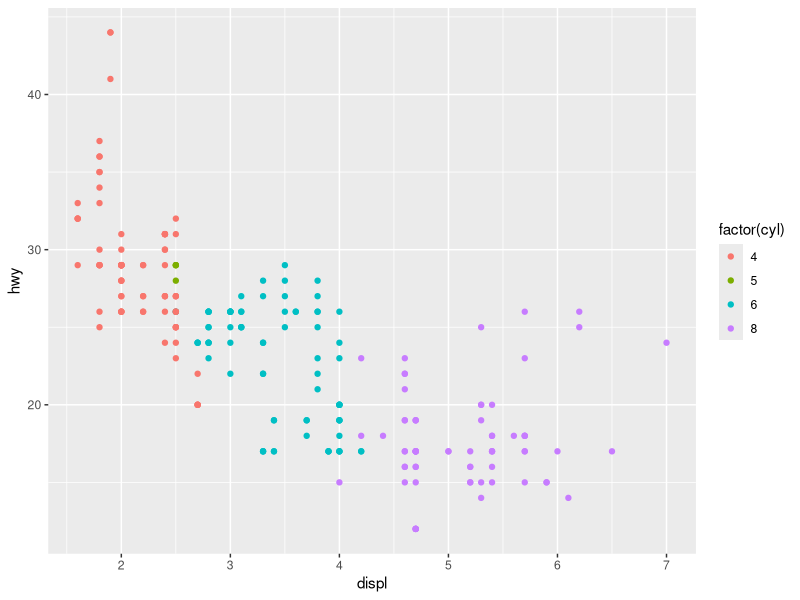
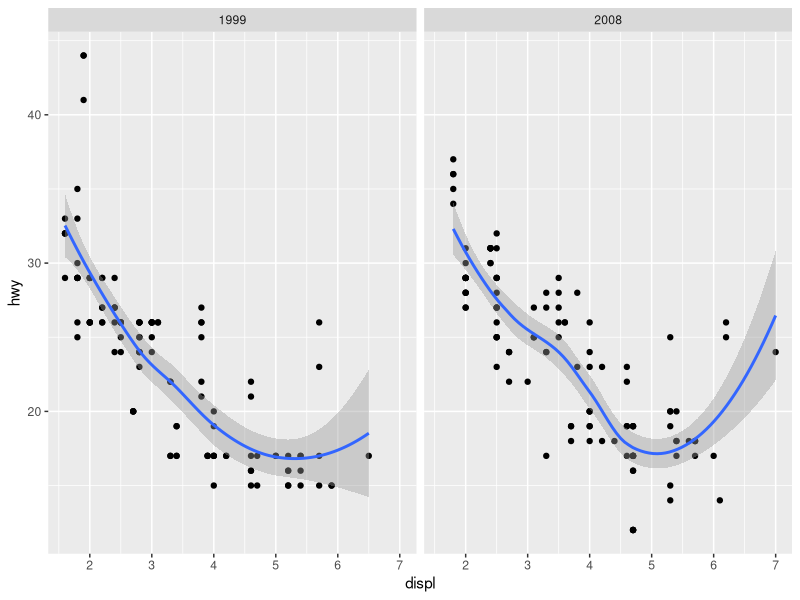

Write the R code that produced these figures, in order.
##############################################################################
# 3. Mastering the Grammar
##############################################################################

require(ggplot2)
data(mpg)

# How are engine size and fuel economy related?
# Do certain manufacturers care more about economy than others?
# Has fuel economy improved in the last ten years?

##############################################################################
# 3.3 Building a Scatterplot
##############################################################################

qplot(displ, hwy, data = mpg, colour = factor(cyl))

# Mapping aesthetics to data
# What is a scatterplot? It represents each observation as a point, positioned
# according to the value of two variables. Each point also has a size, colour,
# and a shape. These attributes are called aesthetics, and are the properties
# that can be perceived on the graphic. 
# Each aesthetic can be mapped to a variable, or set to a constant value. 
# In the above plot, displ is mapped to horizontal position, hwy to a vertical
# position and cyl to colour. Size and shape are not mapped to variables, but
# remain at their (constant) defaults. 

# Points, lines, and bars are all examples of geometric objects, or geoms. Geoms
# determine the 'type' of plot. Plots that use a single geom are often given a
# special name like:

# Named Plots               Geom                 Other Features
# --------------            -----------------    ------------------------
# scatterplot               point
# bubbleplot                point                size mapped to variable
# barchart                  bar            
# box-and-whisker           boxplot
# line chart                line 

# Scaling
# Process of converting units (like mpg, cms, $, etc) to physical units like
# pixels and colors.
# In the above example, we have three aesthetics that need to be scaled:
# horizontal position(x)
# vertical position(y)
# colour

# scaling uses the default linear scales
# many ways to scale colour, but in this example and by default, the factor
# levels of cyl are mapped to evenly spaced values on the color wheel.

# Finally, we need to render this data to create the graphical objects that are
# displayed on the screen. To create a complete plot we need to combine
# graphical objects from three sources: 
# 1. the data, represented by the point geom
# 2. the scales and the coordinate system. 
# 3. the plot annotations, such as the background and plot title

##############################################################################
# 3.4 A More Complex Plot
##############################################################################
# let's add more components
# facets, multiple layers, and statistics
# The facets and layers expand the data structure described above
# Each facet panel in each layer has its own dataset
qplot(displ, hwy, data = mpg, facets = . ~ year) + geom_smooth()
# The smooth layer is different to the point layer because it doesn't display
# the raw data, but instead displays a statistical transformation of the data.
# Specifically, the smooth layers fits a smooth line through the middle of the
# data. This requries an additional step in the process described above: after
# mapping the data to aethetics, the data is passed to a statistical
# transformation, or stat, which manipulates the data in some useful way. In
# this example, the stat fits the data to a loess smoother, and then returns
# predictions from evenly spaced points within the range of the data. 
# Other useful stats include 1d and 2d binning, group means, quantile regression,
# and contouring

# Scale transformation occurs before stats transformation so that stats are
# computed on the scale-transformed data. This ensures that a plot of log(x) vs.
# log(y) on linear scales looks the same as x vs. y on log scales. 
# Other transformations: taking square roots, logarithms, and reciprocals. 

# Together, the data, mappings, stat, geom and position adjustment form a layer.
# A plot may have multiple layers, as in the example where we overlaid a 
# smoothed line on a scatter plot.

# all together, the layered grammer defines a plot as the combination of:
# 1. A default dataset and a set of mappings from variables to aesthetics
# 2. One or more layers, each composed of a geometric object, a statistical
#    tranformatioon, and a position adjustment, and optionally, a dataset and
#    aesthetic mappings 
# 3. One scale for each aesthetic mapping 
# 4. A coordinate system
# 5. The faceting specification

######################### 3.5.1 Layers ######################################
# Layers are responsible for creating the objects that we perceive on the plot. 
# A layer is composed of four parts:
# 1. data and aesthetic mapping
# 2. a statistical transformation (the tranform can be just to ..identity..)
# 3. a geometric object (geom)
# 4. and a position adjustment.
# The properties of a layer are described in Ch 4 and how they can be used to
# visualize data in Ch 5.

######################### 3.5.2 Scales ######################################
# A scale controls the mapping from data to aesthetic attributes, and we need a
# scale for every aesthetic used on a plot. Each scale operates across all the
# data in the plot, ensuring a consistent mapping from data to aesthetics. 
# 
# A scale is a function, and its inverse, along with a set of parameters. For
# example, the colour gradient scale maps a segment of the real line to a path
# through a color space. The parameters of the function define whether the path
# is linear or curved, which colour space to use (eg LUV or RGB), and the
# colours at the start and end.

# The inverse function is used to draw a guide so that you can read values from
# the graph. Guides are either axes (for position scales) or legends(for
# everything else). Most mappings have a unique inverse (ie, the mapping
# function is one-to-one), but many do not. A unique inverse makes it possible
# to recover the original data, but this is not always desirable if we want to
# focus attention on a single object. 
# Ch 6 describes scales in more detail

######################### 3.5.3 Coordinate System ##########################
# A coordinate system, or coord for short, maps the position of objects onto the
# plane of the plot. Position is ofen specified by two coordinates (x, y).
# Coordinate systems affect all position variables simultaneously and differ
# from scales in that they also change the appearance of the geometric objects. 
# Scaling is performed before statistical transformation, while coordinate
# transformations occur afterward. 
# Coordinate systems control how the axes and grid lines are drawn.  
# examples of coord: Cartesian, loglog, polar

######################### 3.5.4 Faceting ####################################
# Faceting is a general case of the contioned or trellised plots. This makes it
# easy to create small multiples each showing a different subset of the whole
# dataset. This is a powerful tool when investigating whether patters hold
# across all conditions.

##############################################################################
# 3.6 Data Structures
##############################################################################
# a plot object is a list with components: data, mapping (the default aesthetic
# mappings), layers, scales, coordinates, and facet. 

# The plot object has one more very important component: options
# This is used to store the plot-specific them options described in chapter 8.
# Once the plot is created, several ways to print it:
# print()
# ggsave()
# describe its summary with summary()
# save a cached copy to disk with save(). This saves a complete copy of the plot
# object, so you can easily re-create that exact plot with load(). Note that
# data is stored inside the plot, so that if you change the data outside of the
# plot, and the redraw the saved plot, it will not be updated. 

